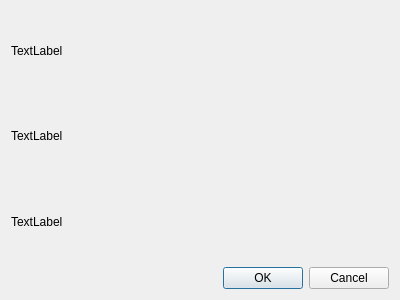
<?xml version="1.0" encoding="UTF-8"?>
<ui version="4.0">
 <class>info</class>
 <widget class="QDialog" name="info">
  <property name="geometry">
   <rect>
    <x>0</x>
    <y>0</y>
    <width>400</width>
    <height>300</height>
   </rect>
  </property>
  <property name="windowTitle">
   <string>Dialog</string>
  </property>
  <layout class="QVBoxLayout" name="verticalLayout">
   <item>
    <widget class="QLabel" name="lVersion">
     <property name="text">
      <string>TextLabel</string>
     </property>
    </widget>
   </item>
   <item>
    <widget class="QLabel" name="lDateCration">
     <property name="text">
      <string>TextLabel</string>
     </property>
    </widget>
   </item>
   <item>
    <widget class="QLabel" name="lAuteur">
     <property name="text">
      <string>TextLabel</string>
     </property>
    </widget>
   </item>
   <item>
    <widget class="QDialogButtonBox" name="buttonBox">
     <property name="orientation">
      <enum>Qt::Horizontal</enum>
     </property>
     <property name="standardButtons">
      <set>QDialogButtonBox::Cancel|QDialogButtonBox::Ok</set>
     </property>
    </widget>
   </item>
  </layout>
 </widget>
 <resources/>
 <connections>
  <connection>
   <sender>buttonBox</sender>
   <signal>accepted()</signal>
   <receiver>info</receiver>
   <slot>accept()</slot>
   <hints>
    <hint type="sourcelabel">
     <x>248</x>
     <y>254</y>
    </hint>
    <hint type="destinationlabel">
     <x>157</x>
     <y>274</y>
    </hint>
   </hints>
  </connection>
  <connection>
   <sender>buttonBox</sender>
   <signal>rejected()</signal>
   <receiver>info</receiver>
   <slot>reject()</slot>
   <hints>
    <hint type="sourcelabel">
     <x>316</x>
     <y>260</y>
    </hint>
    <hint type="destinationlabel">
     <x>286</x>
     <y>274</y>
    </hint>
   </hints>
  </connection>
 </connections>
</ui>
